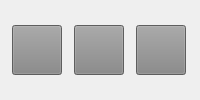
           <widget class="QWidget" name="widget_547" native="true">
            <layout class="QHBoxLayout" name="horizontalLayout_133">
             <property name="spacing">
              <number>0</number>
             </property>
             <property name="leftMargin">
              <number>0</number>
             </property>
             <property name="topMargin">
              <number>0</number>
             </property>
             <property name="rightMargin">
              <number>0</number>
             </property>
             <property name="bottomMargin">
              <number>0</number>
             </property>
             <item>
              <widget class="QPushButton" name="pushButton_194">
               <property name="minimumSize">
                <size>
                 <width>50</width>
                 <height>50</height>
                </size>
               </property>
               <property name="maximumSize">
                <size>
                 <width>50</width>
                 <height>50</height>
                </size>
               </property>
               <property name="sizeIncrement">
                <size>
                 <width>50</width>
                 <height>50</height>
                </size>
               </property>
               <property name="styleSheet">
                <string notr="true">background-color: rgb(132, 132, 132);</string>
               </property>
               <property name="text">
                <string/>
               </property>
               <property name="icon">
                <iconset resource="../../../resources/icons/resource.qrc">
                 <normaloff>:/topBar/top9.png</normaloff>:/topBar/top9.png</iconset>
               </property>
               <property name="iconSize">
                <size>
                 <width>50</width>
                 <height>50</height>
                </size>
               </property>
              </widget>
             </item>
             <item>
              <widget class="QPushButton" name="pushButton_195">
               <property name="minimumSize">
                <size>
                 <width>50</width>
                 <height>50</height>
                </size>
               </property>
               <property name="maximumSize">
                <size>
                 <width>50</width>
                 <height>50</height>
                </size>
               </property>
               <property name="sizeIncrement">
                <size>
                 <width>50</width>
                 <height>50</height>
                </size>
               </property>
               <property name="baseSize">
                <size>
                 <width>50</width>
                 <height>50</height>
                </size>
               </property>
               <property name="styleSheet">
                <string notr="true">background-color: rgb(132, 132, 132);</string>
               </property>
               <property name="text">
                <string/>
               </property>
               <property name="icon">
                <iconset resource="../../../resources/icons/resource.qrc">
                 <normaloff>:/topBar/top10.png</normaloff>:/topBar/top10.png</iconset>
               </property>
               <property name="iconSize">
                <size>
                 <width>50</width>
                 <height>50</height>
                </size>
               </property>
              </widget>
             </item>
             <item>
              <widget class="QPushButton" name="pushButton_196">
               <property name="minimumSize">
                <size>
                 <width>50</width>
                 <height>50</height>
                </size>
               </property>
               <property name="maximumSize">
                <size>
                 <width>50</width>
                 <height>50</height>
                </size>
               </property>
               <property name="sizeIncrement">
                <size>
                 <width>50</width>
                 <height>50</height>
                </size>
               </property>
               <property name="styleSheet">
                <string notr="true">background-color: rgb(132, 132, 132);</string>
               </property>
               <property name="text">
                <string/>
               </property>
               <property name="icon">
                <iconset resource="../../../resources/icons/resource.qrc">
                 <normaloff>:/topBar/top11.png</normaloff>:/topBar/top11.png</iconset>
               </property>
               <property name="iconSize">
                <size>
                 <width>50</width>
                 <height>50</height>
                </size>
               </property>
              </widget>
             </item>
            </layout>
           </widget>
